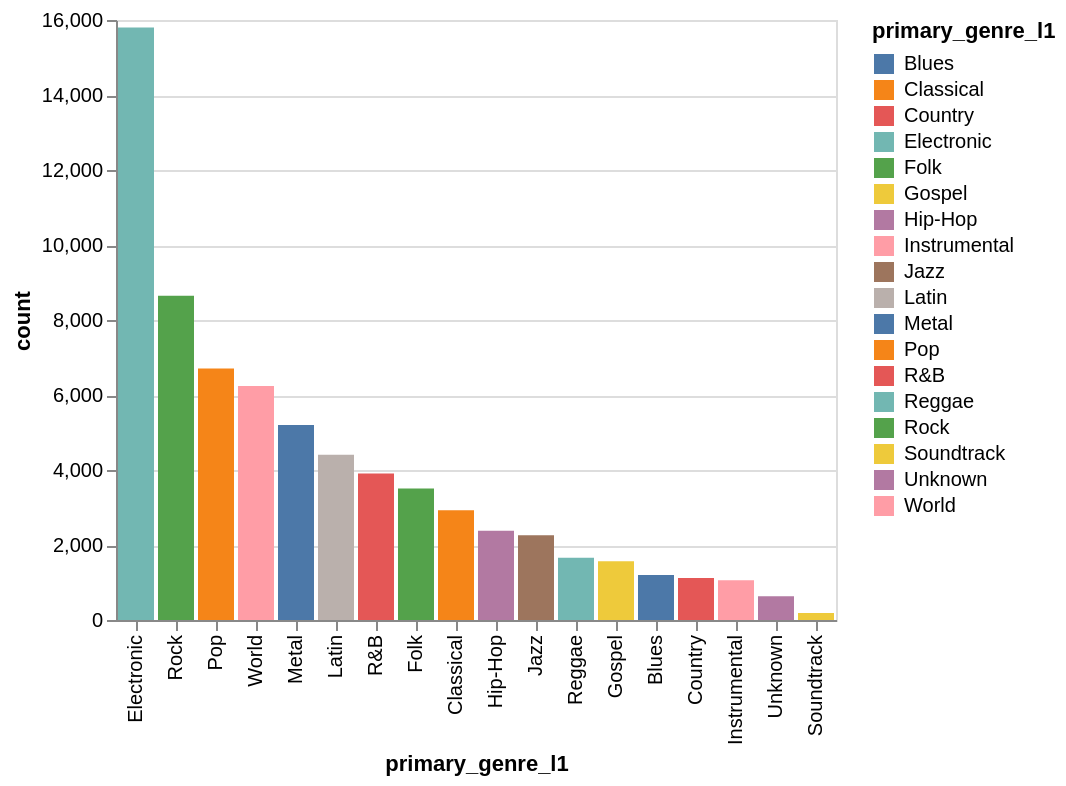

This figure's notebook cell:
### Code cell
alt.Chart(genres_sorted).mark_bar().encode(
    x = alt.X('primary_genre_l1:N', sort=alt.SortField(field = 'count', order= 'descending')),
    y= 'count:Q',
    tooltip = ['primary_genre_l1','count'],
    color = 'primary_genre_l1'
)

### Figure 1 — Vega-Lite specification as saved in the notebook (floating-point values rounded to 4 significant figures)
{"config": {"view": {"continuousWidth": 300, "continuousHeight": 300}}, "data": {"name": "data-a726c8991d890e00360cad43d437d4b2"}, "mark": {"type": "bar"}, "encoding": {"color": {"field": "primary_genre_l1", "type": "nominal"}, "tooltip": [{"field": "primary_genre_l1", "type": "nominal"}, {"field": "count", "type": "quantitative"}], "x": {"field": "primary_genre_l1", "sort": {"field": "count", "order": "descending"}, "type": "nominal"}, "y": {"field": "count", "type": "quantitative"}}, "$schema": "https://vega.github.io/schema/vega-lite/v6.4.1.json", "datasets": {"data-a726c8991d890e00360cad43d437d4b2": [{"primary_genre_l1": "Electronic", "count": 15800}, {"primary_genre_l1": "Rock", "count": 8644}, {"primary_genre_l1": "Pop", "count": 6707}, {"primary_genre_l1": "World", "count": 6237}, {"primary_genre_l1": "Metal", "count": 5202}, {"primary_genre_l1": "Latin", "count": 4410}, {"primary_genre_l1": "R&B", "count": 3904}, {"primary_genre_l1": "Folk", "count": 3508}, {"primary_genre_l1": "Classical", "count": 2927}, {"primary_genre_l1": "Hip-Hop", "count": 2381}, {"primary_genre_l1": "Jazz", "count": 2262}, {"primary_genre_l1": "Reggae", "count": 1660}, {"primary_genre_l1": "Gospel", "count": 1569}, {"primary_genre_l1": "Blues", "count": 1200}, {"primary_genre_l1": "Country", "count": 1123}, {"primary_genre_l1": "Instrumental", "count": 1057}, {"primary_genre_l1": "Unknown", "count": 636}, {"primary_genre_l1": "Soundtrack", "count": 187}]}}
